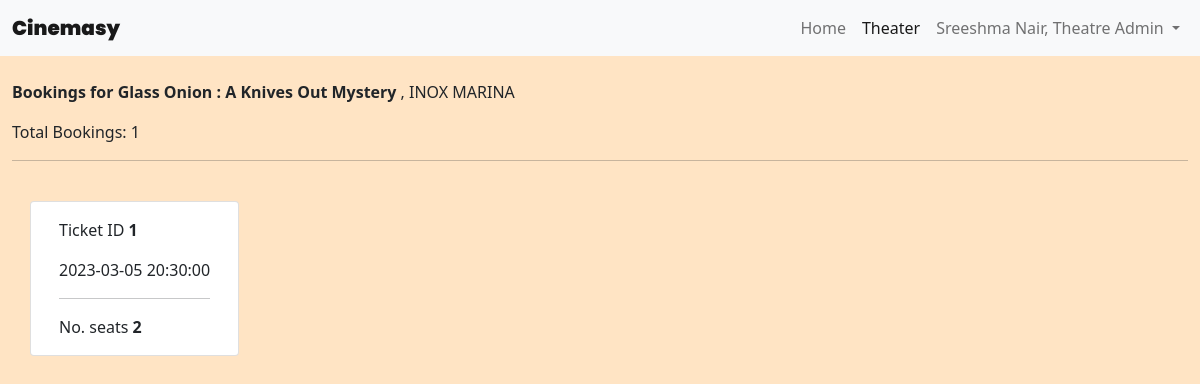
Page /show_tickets/2 (signed in) on the committed database.
### website/models.py (models this page shows)
class RegisteredUser(db.Model, UserMixin):
    id = db.Column(db.Integer, primary_key=True)
    email = db.Column(db.String(150), unique=True)
    password = db.Column(db.String(150))
    name = db.Column(db.String(150))
    is_theatre_admin = db.Column(db.Boolean)
    is_super_admin = db.Column(db.Boolean)
    theaters = db.relationship('Theaters')
    movies = db.relationship('Movie')
    shows = db.relationship('Show')
    tickets_booked = db.relationship('Ticket')

class Show(db.Model):
    id = db.Column(db.Integer, primary_key=True)
    movie_screened = db.Column(db.Integer, db.ForeignKey('movie.id'))
    theater_screened_in = db.Column(db.Integer, db.ForeignKey('theaters.id'))
    movie = db.Column(db.String(150))
    theater = db.Column(db.String(150))
    theater_address = db.Column(db.String(150))
    theater_address_link = db.Column(db.String(150))
    datetime_screened = db.Column(db.DateTime(timezone=True), default=func.now())
    theater_admin_id = db.Column(db.Integer, db.ForeignKey('registered_user.id'))
    seats_available = db.Column(db.Integer)
    cost_per_seat = db.Column(db.Integer)
    tickets_booked = db.relationship('Ticket')

class Ticket(db.Model):
    id = db.Column(db.Integer, primary_key=True)
    show_booked = db.Column(db.Integer, db.ForeignKey('show.id'))
    movie_booked = db.Column(db.Integer, db.ForeignKey('movie.id'))
    theater_booked = db.Column(db.Integer, db.ForeignKey('theaters.id'))
    user = db.Column(db.Integer, db.ForeignKey('registered_user.id'))
    movie_name = db.Column(db.String(150))
    theater_name = db.Column(db.String(150))
    theater_address = db.Column(db.String(150))
    theater_address_link = db.Column(db.String(150))
    no_of_seats = db.Column(db.Integer)
    total_cost = db.Column(db.Integer)
    show_timinig = db.Column(db.DateTime(timezone=True), default=func.now())

### website/views.py (the view)
@views.route('show_tickets/<int:id>')
@login_required
def show_tickets(id):
    if current_user.is_theatre_admin == True:
        tickets = Ticket.query.filter_by(show_booked=int(id)).all()
        show = Show.query.get(int(id))
        return render_template('show_tickets.html', user=current_user, tickets=tickets, show=show, no_of_tickets=len(tickets))
    else:
        return render_template('home.html', user=current_user, movies=movies)

### website/__init__.py (called while the page is built)
def create_app():
    app = Flask(__name__)
    app.config['SECRET_KEY'] = 'secret key'
    app.config['SQLALCHEMY_DATABASE_URI'] = 'sqlite:///' + DB_NAME
    db.init_app(app)
    from .views import views
    from .auth import auth
    app.register_blueprint(views, url_prefix='/')
    app.register_blueprint(auth, url_prefix='/')
    from .models import RegisteredUser, Theaters, Movie, Show
    with app.app_context():
        db.create_all()
    login_manager = LoginManager()
    login_manager.login_view = 'auth.login'
    login_manager.init_app(app)
    @login_manager.user_loader
    def load_user(id):
        return RegisteredUser.query.get(int(id))
    return app

### website/templates/show_tickets.html (shortened to what this page needs)
{% extends "base.html" %}
{% block content %}
<nav class="navbar navbar-expand-lg navbar-light bg-light">
    <div class="container-fluid">
      <a class="navbar-brand" style="font-weight: 1000; font-family: 'Poppins', sans-serif" href="#">Cinemasy</a>
      <div class="collapse navbar-collapse d-md-flex justify-content-md-end" id="navbarNavDropdown">
        <ul class="navbar-nav navbar-nav mr-auto">
          <li class="nav-item">
            <a class="nav-link" aria-current="page" href="/">Home</a>
          </li>
          {% if user.is_authenticated %}
          <li class="nav-item">
            {% if user.is_theatre_admin %}
              <a class="nav-link active" href="/my_theaters">Theater</a>
          </li>
          {% elif user.is_super_admin %}
          <a class="nav-link" href="/movies">Movies</a>
          {% else %}
          <a class="nav-link" href="/my_tickets">My Tickets</a>
          {% endif %}
          {% endif %}
          {% if user.is_authenticated %}
          <li class="nav-item dropdown">
            <a class="nav-link dropdown-toggle" href="#" id="navbarDropdown" role="button" data-bs-toggle="dropdown" aria-expanded="false">
              {% if user.is_theatre_admin %}
                {{ user.name }}, Theatre Admin
              {% elif user.is_super_admin %}
                {{ user.name }}, Super Admin
              {% else %}
                {{ user.name }}
              {% endif %}
            </a>
          </li>
          {% else %}
          <li class="nav-item justify-content-end">
            <a class="nav-link" href="/login">Login</a>
          </li>
          {% endif %}
        </ul>
      </div>
    </div>
  </nav>
<div class="container-fluid align-self-center">
    <br/><p><strong >Bookings for {{ show.movie }}</strong>, {{ show.theater }}</p>
    <p>Total Bookings: {{ no_of_tickets }}</p><hr/>
    <div class="container pt-4 pb-4">
        <div class="row row-cols-auto">
        {% for ticket in tickets %}
        <div class="card" style="margin-right:24px">
            <div class="card-body">
              <p class="card-text">Ticket ID <strong>{{ ticket.id }}</strong></p>
              <p class="card-text">{{ ticket.show_timinig }}</p>
              <hr/>
              <p class="card-text">No. seats <strong>{{ ticket.no_of_seats }}</strong></p>
            </div>
          </div>
        {% endfor %}
        </div>
      </div>
    </div>
{% endblock %}

### website/templates/base.html (style rules this page uses)
body { background-color: bisque; }

### rows in the picture
RegisteredUser: name "Sreeshma Nair"
Show: movie "Glass Onion : A Knives Out Mystery", theater "INOX MARINA"
Ticket: id "1", show_timinig "2023-03-05 20:30:00", no_of_seats "2"

### other values in the picture
{{ no_of_tickets }} "1"
